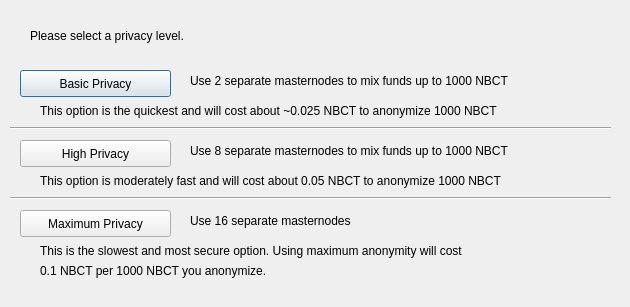
<?xml version="1.0" encoding="UTF-8"?>
<ui version="4.0">
 <class>DarksendConfig</class>
 <widget class="QDialog" name="DarksendConfig">
  <property name="geometry">
   <rect>
    <x>0</x>
    <y>0</y>
    <width>630</width>
    <height>307</height>
   </rect>
  </property>
  <property name="windowTitle">
   <string>Configure Darksend</string>
  </property>
  <widget class="QPushButton" name="buttonBasic">
   <property name="geometry">
    <rect>
     <x>20</x>
     <y>70</y>
     <width>151</width>
     <height>27</height>
    </rect>
   </property>
   <property name="text">
    <string>Basic Privacy</string>
   </property>
  </widget>
  <widget class="QPushButton" name="buttonHigh">
   <property name="geometry">
    <rect>
     <x>20</x>
     <y>140</y>
     <width>151</width>
     <height>27</height>
    </rect>
   </property>
   <property name="text">
    <string>High Privacy</string>
   </property>
  </widget>
  <widget class="QPushButton" name="buttonMax">
   <property name="geometry">
    <rect>
     <x>20</x>
     <y>210</y>
     <width>151</width>
     <height>27</height>
    </rect>
   </property>
   <property name="text">
    <string>Maximum Privacy</string>
   </property>
  </widget>
  <widget class="QLabel" name="label">
   <property name="geometry">
    <rect>
     <x>30</x>
     <y>20</y>
     <width>571</width>
     <height>31</height>
    </rect>
   </property>
   <property name="text">
    <string>Please select a privacy level.</string>
   </property>
  </widget>
  <widget class="QLabel" name="label_2">
   <property name="geometry">
    <rect>
     <x>190</x>
     <y>70</y>
     <width>421</width>
     <height>21</height>
    </rect>
   </property>
   <property name="text">
    <string>Use 2 separate masternodes to mix funds up to 1000 NBCT</string>
   </property>
  </widget>
  <widget class="QLabel" name="label_3">
   <property name="geometry">
    <rect>
     <x>190</x>
     <y>140</y>
     <width>411</width>
     <height>21</height>
    </rect>
   </property>
   <property name="text">
    <string>Use 8 separate masternodes to mix funds up to 1000 NBCT</string>
   </property>
  </widget>
  <widget class="QLabel" name="label_4">
   <property name="geometry">
    <rect>
     <x>190</x>
     <y>210</y>
     <width>421</width>
     <height>21</height>
    </rect>
   </property>
   <property name="text">
    <string>Use 16 separate masternodes</string>
   </property>
  </widget>
  <widget class="QLabel" name="label_6">
   <property name="geometry">
    <rect>
     <x>40</x>
     <y>100</y>
     <width>561</width>
     <height>21</height>
    </rect>
   </property>
   <property name="text">
    <string>This option is the quickest and will cost about ~0.025 NBCT to anonymize 1000 NBCT</string>
   </property>
  </widget>
  <widget class="QLabel" name="label_7">
   <property name="geometry">
    <rect>
     <x>40</x>
     <y>170</y>
     <width>561</width>
     <height>21</height>
    </rect>
   </property>
   <property name="text">
    <string>This option is moderately fast and will cost about 0.05 NBCT to anonymize 1000 NBCT</string>
   </property>
  </widget>
  <widget class="QLabel" name="label_8">
   <property name="geometry">
    <rect>
     <x>40</x>
     <y>240</y>
     <width>561</width>
     <height>21</height>
    </rect>
   </property>
   <property name="text">
    <string>This is the slowest and most secure option. Using maximum anonymity will cost</string>
   </property>
  </widget>
  <widget class="QLabel" name="label_9">
   <property name="geometry">
    <rect>
     <x>40</x>
     <y>260</y>
     <width>561</width>
     <height>21</height>
    </rect>
   </property>
   <property name="text">
    <string>0.1 NBCT per 1000 NBCT you anonymize.</string>
   </property>
  </widget>
  <widget class="Line" name="line">
   <property name="geometry">
    <rect>
     <x>10</x>
     <y>120</y>
     <width>601</width>
     <height>16</height>
    </rect>
   </property>
   <property name="orientation">
    <enum>Qt::Horizontal</enum>
   </property>
  </widget>
  <widget class="Line" name="line_2">
   <property name="geometry">
    <rect>
     <x>10</x>
     <y>190</y>
     <width>601</width>
     <height>16</height>
    </rect>
   </property>
   <property name="orientation">
    <enum>Qt::Horizontal</enum>
   </property>
  </widget>
 </widget>
 <resources/>
 <connections/>
</ui>
